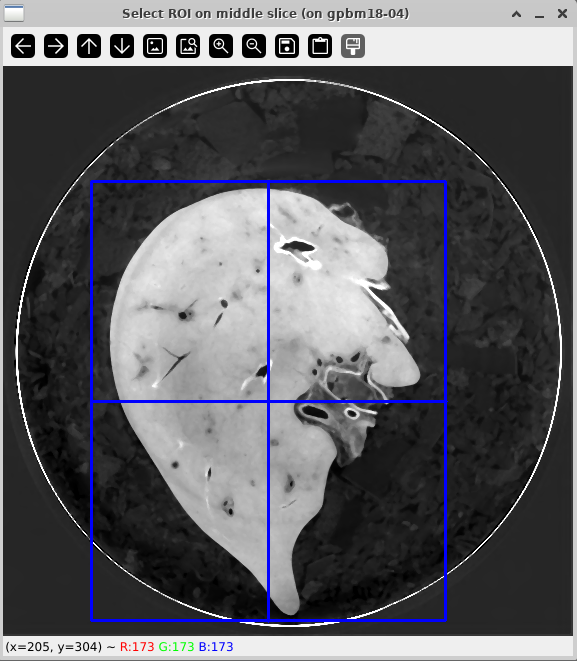
#> input picture assets/images/sam2_window.png, 577 x 661 px; its folder holds only this picture in this run
$ python -i roi_ui.py   (imports and definitions only)
#> lines starting #> are read from the running program, lines starting #| are printed output that depends on the picture
#> further down, picture is the input picture: shape (661, 577, 3); mean B, G, R 96.1, 91.4, 91.4
"""
roi_ui.py
---------
Contour-only interactive ROI tools with ENTER-to-confirm and retry.
Brush size control for freehand drawing. On confirm, freehand masks are
binary-fill-holed for foreground only (no hollow interior for FG).
Background mask is left exactly as drawn.

Also contains ROI reuse helpers:
- load_reused_prompts(): reuse previously exported ROIs (JSON + optional *_pos/neg.png)
  across different downsample + HOA levels, resized to current seed frame size.
"""

import cv2
import numpy as np
from pathlib import Path
from screeninfo import get_monitors
import json
from scipy.ndimage import binary_fill_holes  # used only on confirm to solidify FG loops

GREEN = (0, 255, 0)
RED   = (0, 0, 255)
THK   = 3  # contour thickness


# [133 lines left out: functions fit_to_screen, select_rects_overlay, select_points_overlay, select_circles_overlay, not called in this run]


def draw_mask_overlay(img_bgr):
    """
    Brush UI without cv2.displayOverlay (Qt-free).
    LMB = FG (green), RMB = BG (red)
    ENTER = confirm, c = clear, [ / ] or - / + = resize brush

    On ENTER: fills holes inside connected FG regions so closed loops
    become solid (no hollow interior). BG is NOT hole-filled.
    """
    name = "Brush: L=FG(green), R=BG(red), ENTER=confirm, c=clear, [ ] / - +=size"
    H, W = img_bgr.shape[:2]
#> H = 661; W = 577
    mpos = np.zeros((H, W), np.uint8)
    mneg = np.zeros((H, W), np.uint8)
    drawing = False
    cur_fg = True
    radius = 8

    # [13 lines left out: function cb, not called in this run]

    def redraw():
        out = img_bgr.copy()
        # draw FG contours
        cnts, _ = cv2.findContours((mpos > 0).astype(np.uint8), cv2.RETR_EXTERNAL, cv2.CHAIN_APPROX_SIMPLE)
#> cnts = []
        cv2.drawContours(out, cnts, -1, GREEN, THK)
        # draw BG contours
        cnts, _ = cv2.findContours((mneg > 0).astype(np.uint8), cv2.RETR_EXTERNAL, cv2.CHAIN_APPROX_SIMPLE)
        cv2.drawContours(out, cnts, -1, RED, THK)
        # HUD
        hud1 = f"Brush radius: {radius}"
        hud2 = "L=FG  R=BG   ENTER=confirm (fills FG loops)   c=clear   [ ] / - +=size"
        cv2.putText(out, hud1, (10, 24), cv2.FONT_HERSHEY_SIMPLEX, 0.7, (50, 255, 50), 2, cv2.LINE_AA)
        cv2.putText(out, hud2, (10, 48), cv2.FONT_HERSHEY_SIMPLEX, 0.6, (240, 240, 240), 1, cv2.LINE_AA)
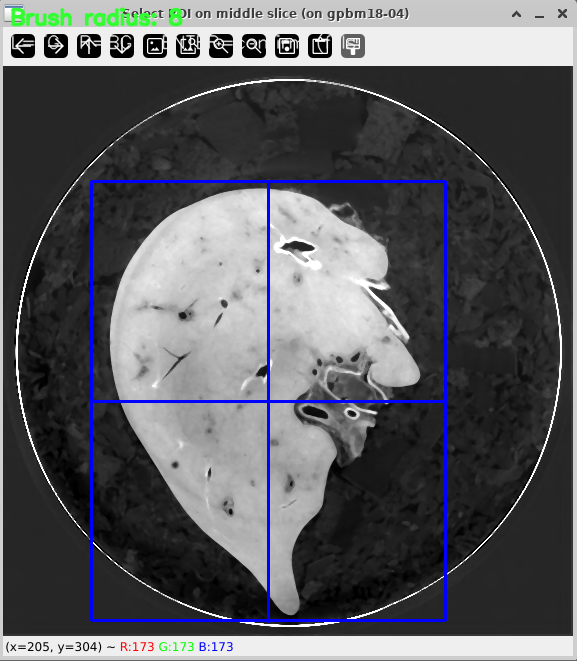
#> out: shape (661, 577, 3); mean B, G, R 95.9, 91.9, 91.2
        return out

    cv2.namedWindow(name)
    cv2.setMouseCallback(name, cb)

    confirmed = False
    while True:
        cv2.imshow(name, redraw())
        k = cv2.waitKey(10) & 0xFF
#> (key Esc is pressed here)
        if k == 27:
            mpos[:] = 0; mneg[:] = 0
            break
        if k == ord('c'):
            mpos[:] = 0; mneg[:] = 0
        if k in (ord('['), ord('-')):
            radius = max(1, radius - 1)
        if k in (ord(']'), ord('+')):
            radius = min(256, radius + 1)
        if k == 13 and (mpos.any() or mneg.any()):
            confirmed = True
            break

    cv2.destroyWindow(name)

    if confirmed and mpos.any():
        mpos = binary_fill_holes(mpos.astype(bool)).astype(np.uint8)

    return mpos, mneg, {"note": "interactive brush (FG filled on confirm)"}


# ===== ROI reuse helpers below =====

def _effective_divisor(ds_local: int, hoa_level: int) -> int:
    ds_local = ds_local if ds_local else 1
    return (2 ** int(hoa_level)) * int(ds_local)


# [93 lines left out: functions _scale_boxes, _scale_points, _load_mask_if_exists, load_reused_prompts, not called in this run]

>>> import cv2
>>> picture = cv2.imread('../../assets/images/sam2_window.png')
>>> result = draw_mask_overlay(picture)
